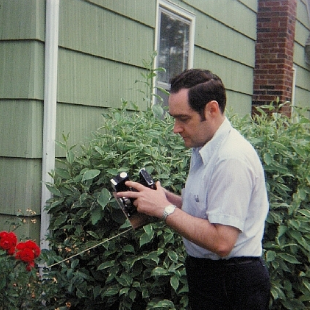
%> input picture left.png, 310 x 310 px
$ octave stereo_matching.m   (GNU Octave 9; MATLAB toolbox functions it lacks are replaced by stand-ins)
%> lines starting %> are read from the running program, lines starting %| are printed output that depends on the picture
### find_best_match.m
% Find best match
function best_x = find_best_match(patch, strip)
    % TODO: Find patch in strip and return column index (x value) of topleft corner
    min_diff=Inf;
    best_x=0;
    size_strip=size(strip);
    size_patch=size(patch);
    for x = 1:(size_strip(2) - size_patch(2) + 1)
        other_patch=strip(:,x:(x+size_patch(2)-1));
        diff=patch-other_patch;
        diff_sq=sumsqr(diff(:));
        if diff_sq<min_diff
            min_diff=diff_sq;
            best_x=x;
        end
    end% placeholder
end

### stereo_matching.m

%% Load images
left = imread('left.png');
%> left is the input picture: size 310x310x3 uint8; mean R, G, B 105.2, 109.7, 96.5
right = imread('right.png');
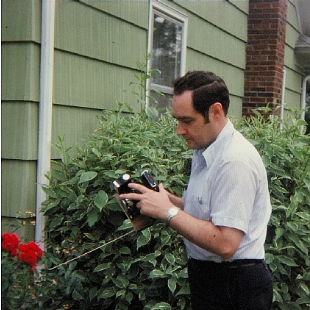
%> input picture right.png, 310 x 310 px
%> right is the input picture: size 310x310x3 uint8; mean R, G, B 102, 105.6, 88.3
figure, imshow(left);
figure, imshow(right);

%% Convert to grayscale, double, [0, 1] range for easier computation
left_gray = double(rgb2gray(left)) / 255.0;
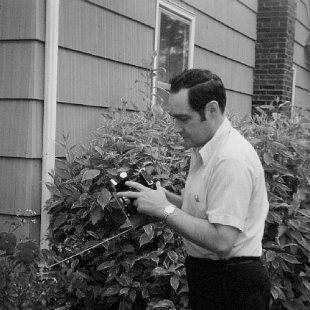
%> left_gray: size 310x310 double; min 0, max 0.988, mean 0.419
right_gray = double(rgb2gray(right)) / 255.0;
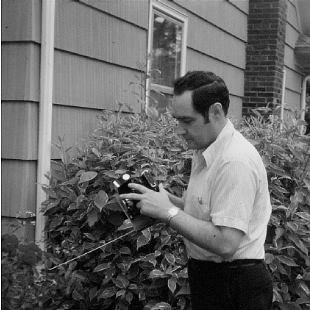
%> right_gray: size 310x310 double; min 0, max 1, mean 0.402

%% Define image patch location (topleft [row col]) and size
patch_loc = [60 160];
patch_size = [70 70];

%% Extract patch (from left image)
patch_left = left_gray(patch_loc(1):(patch_loc(1) + patch_size(1) - 1), patch_loc(2):(patch_loc(2) + patch_size(2) - 1));
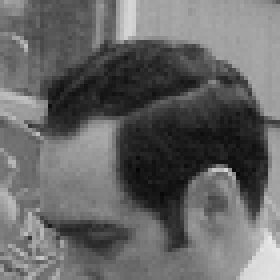
%> patch_left: size 70x70 double (shown 4 times larger); min 0.0235, max 0.906, mean 0.4
figure, imshow(patch_left);

%% Extract strip (from right image)
strip_right = right_gray(patch_loc(1):(patch_loc(1) + patch_size(1) - 1), :);
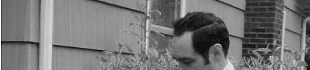
%> strip_right: size 70x310 double; min 0.00392, max 1, mean 0.46
figure, imshow(strip_right);

%% Now look for the patch in the strip and report the best position (column index of topleft corner)
best_x = find_best_match(patch_left, strip_right);
%> the loop in find_best_match, `for x = 1:(size_strip(2) - size_patch(2) + 1)` made 1 pass
%> pass 1, in find_best_match, `other_patch=strip(:,x:(x+size_patch(2)-1));`:
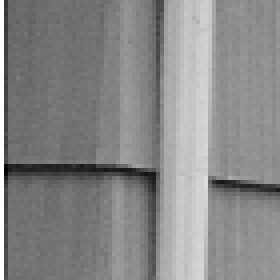
%> other_patch: size 70x70 double (shown 4 times larger); min 0.00392, max 1, mean 0.533
%> pass 1, in find_best_match, `diff=patch-other_patch;`:
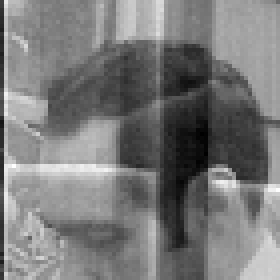
%> diff: size 70x70 double (shown 4 times larger); min -0.765, max 0.553, mean -0.134; drawn with min black and max white
%> the run ends on the next line
